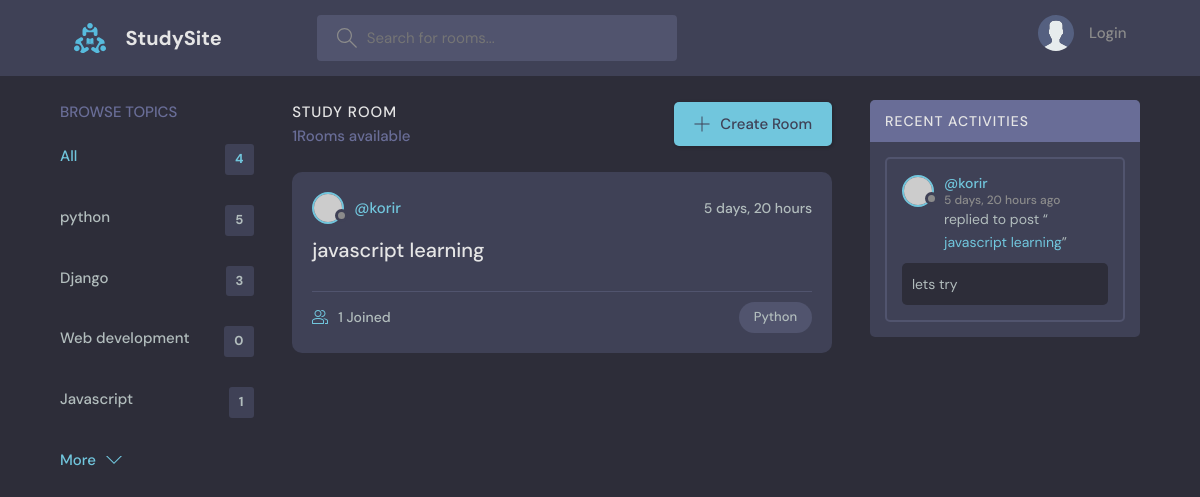
/?q=Javascript, run on the app's committed database.
### base/models.py (models this page shows, shortened)
class Topic(models.Model):
    name = models.CharField(max_length=200)

class Room(models.Model):
    host =models.ForeignKey(User,on_delete=models.CASCADE)
    topic =models.ForeignKey(Topic,on_delete=models.SET_NULL,null=True)
    name = models.CharField(max_length=200)
    description = models.TextField(null=True,blank=True)
    participants = models.ManyToManyField(User,related_name='participants',blank=True)
    updated = models.DateTimeField(auto_now=True)
    created = models.DateTimeField(auto_now_add=True)
    class Meta:
        ordering = ['-updated','-created']
    def __str__(self):
        return self.name

class Message(models.Model):
    user = models.ForeignKey(User,on_delete=models.CASCADE)
    room = models.ForeignKey(Room, on_delete=models.CASCADE)
    body = models.TextField()
    updated = models.DateTimeField(auto_now=True)
    created = models.DateTimeField(auto_now_add=True)
    class Meta:
        ordering = ['-updated','-created']

### base/views.py (the view)
# urls.py: path('', views.home,name="home"),
def home(request):
    q = request.GET.get('q') if request.GET.get('q') !=None else ''
    rooms = Room.objects.filter(
        Q(topic__name__icontains=q)|
        Q(name__icontains=q)|
         Q(description__icontains=q)
        )
    topics = Topic.objects.all()
    room_count = rooms.count()
    room_messages = Message.objects.filter(Q(room__topic__name__icontains=q))
    context = {'rooms':rooms,'topics':topics,'room_count':room_count,'room_messages':room_messages}
    return render(request,'base/home.html',context)

### base/templates/base/home.html (shortened to what this page needs)
{% extends 'main.html' %}
{% block content %}
    <main class="layout layout--3">
      <div class="container">
        {% include 'base/topic_components.html' %}
        <div class="roomList">
          <div class="roomList__header">
            <div>
              <h2>Study Room</h2>
              <p>{{room_count }}Rooms available</p>
            </div>
            <a class="btn btn--main" href="{%url 'create-room' %}">
              <svg version="1.1" xmlns="http://www.w3.org/2000/svg" width="32" height="32" viewBox="0 0 32 32">
                <title>add</title>
                <path
                  d="M16.943 0.943h-1.885v14.115h-14.115v1.885h14.115v14.115h1.885v-14.115h14.115v-1.885h-14.115v-14.115z"
                ></path>
              </svg>
              Create Room
            </a>
          </div>
          {% include 'base/feed_component.html' %}
        </div>
        {% include 'base/activity_component.html' %}
      </div>
    </main>
    {% endblock %}

### base/templates/base/topic_components.html
<div class="topics">
    <div class="topics__header">
      <h2>Browse Topics</h2>
    </div>
    <ul class="topics__list">
      <li>
        <a href="{% url 'home' %}" class="active">All <span>{{topics.count}}</span></a>
      </li>
      {% for topic in topics %}
      <li>
        <a href="{% url 'home' %}?q={{topic.name}}">{{topic.name}} <span>{{topic.room_set.all.count}}</span></a>
      </li>
      {% endfor %}
    </ul>
    <a class="btn btn--link" href="topics.html">
      More
      <svg version="1.1" xmlns="http://www.w3.org/2000/svg" width="32" height="32" viewBox="0 0 32 32">
        <title>chevron-down</title>
        <path d="M16 21l-13-13h-3l16 16 16-16h-3l-13 13z"></path>
      </svg>
    </a>
  </div>

### base/templates/base/feed_component.html
{% for room in rooms%}
<div class="roomListRoom">
    <div class="roomListRoom__header">
      <a href="{% url 'user-profile' room.host.id %}" class="roomListRoom__author">
        <div class="avatar avatar--small">
          <img src="https://randomuser.me/api/portraits/women/11.jpg" />
        </div>
        <span>@{{room.host.username}}</span>
      </a>
      <div class="roomListRoom__actions">
        <span>{{room.created|timesince}}</span>
      </div>
    </div>
    <div class="roomListRoom__content">
      <a href="{%url 'room' room.id%}">{{room.name}}</a>
    </div>
    <div class="roomListRoom__meta">
      <a href="{%url 'room' room.id%}" class="roomListRoom__joined">
        <svg version="1.1" xmlns="http://www.w3.org/2000/svg" width="32" height="32" viewBox="0 0 32 32">
          <title>{{room.topic.name}}</title>
          <path
            d="M30.539 20.766c-2.69-1.547-5.75-2.427-8.92-2.662 0.649 0.291 1.303 0.575 1.918 0.928 0.715 0.412 1.288 1.005 1.71 1.694 1.507 0.419 2.956 1.003 4.298 1.774 0.281 0.162 0.456 0.487 0.456 0.85v4.65h-4v2h5c0.553 0 1-0.447 1-1v-5.65c0-1.077-0.56-2.067-1.461-2.584z"
          ></path>
          <path
            d="M22.539 20.766c-6.295-3.619-14.783-3.619-21.078 0-0.901 0.519-1.461 1.508-1.461 2.584v5.65c0 0.553 0.447 1 1 1h22c0.553 0 1-0.447 1-1v-5.651c0-1.075-0.56-2.064-1.461-2.583zM22 28h-20v-4.65c0-0.362 0.175-0.688 0.457-0.85 5.691-3.271 13.394-3.271 19.086 0 0.282 0.162 0.457 0.487 0.457 0.849v4.651z"
          ></path>
          <path
            d="M19.502 4.047c0.166-0.017 0.33-0.047 0.498-0.047 2.757 0 5 2.243 5 5s-2.243 5-5 5c-0.168 0-0.332-0.030-0.498-0.047-0.424 0.641-0.944 1.204-1.513 1.716 0.651 0.201 1.323 0.331 2.011 0.331 3.859 0 7-3.141 7-7s-3.141-7-7-7c-0.688 0-1.36 0.131-2.011 0.331 0.57 0.512 1.089 1.075 1.513 1.716z"
          ></path>
          <path
            d="M12 16c3.859 0 7-3.141 7-7s-3.141-7-7-7c-3.859 0-7 3.141-7 7s3.141 7 7 7zM12 4c2.757 0 5 2.243 5 5s-2.243 5-5 5-5-2.243-5-5c0-2.757 2.243-5 5-5z"
          ></path>
        </svg>
        {{room.participants.all.count}} Joined
      </a>
      <p class="roomListRoom__topic">Python</p>
    </div>
  </div>
    {%endfor%}

### base/templates/base/activity_component.html (shortened to what this page needs)
<div class="activities">
    <div class="activities__header">
      <h2>Recent Activities</h2>
    </div>
    {% for message in room_messages %}
    <div class="activities__box">
      <div class="activities__boxHeader roomListRoom__header">
        <a href="{% url 'user-profile' message.user.id %}" class="roomListRoom__author">
          <div class="avatar avatar--small">
            <img src="https://randomuser.me/api/portraits/women/11.jpg" />
          </div>
          <p>
            @{{message.user}}
            <span>{{message.created|timesince}} ago</span>
          </p>
        </a>
      </div>
      <div class="activities__boxContent">
        <p>replied to post “<a href="{% url 'room' message.room.id %}">{{message.room}}</a>”</p>
        <div class="activities__boxRoomContent">
            {{message.body}}
        </div>
      </div>
    </div>
    {% endfor %}
  </div>

### data on the page
Topic: name "python", room_set.all.count "5"
Topic: name "Django", room_set.all.count "3"
Topic: name "Web development", room_set.all.count "0"
Topic: name "Javascript", room_set.all.count "1"
Room: host.username "korir", created "5 days, 20 hours", name "javascript learning", participants.all.count "1"
Message: user "korir", created "5 days, 20 hours", room "javascript learning", body "lets try"

### other printed values
{{ topics.count }} "4"
{{ room_count }} "1"
